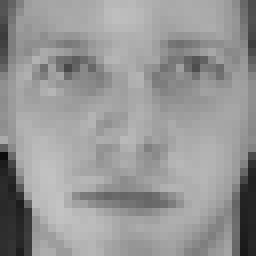
#> input picture ORL3232/1/1.bmp, 32 x 32 px (shown 8 times larger); its folder holds 3 pictures in this run
$ jupyter execute --allow-errors bonus2.ipynb   (shell and % lines are left out)
#> lines starting #> are read from the running program, lines starting #| are printed output that depends on the picture
### ml/ModelComponents.py
import numpy as np
import copy


class Linear:
    # [4 lines left out: function __init__, not called in this run]

    def forward(self, X):
        self.last_X = copy.deepcopy(X)
        return np.dot(X, self.weight) + self.bias

    # [7 lines left out: function backward, not called in this run]


class Sigmoid:
    def __init__(self):
        self.last_X = None
        self.next_X = None

    # [4 lines left out: function forward, not called in this run]

    def backward(self, gradient, learning_rate):
        return gradient * self.next_X * (1 - self.next_X)


class Relu:
    def __init__(self):
        self.last_X = None

    def forward(self, X):
        self.last_X = X
        return np.maximum(0, X)

    def backward(self, gradient, learning_rate):
        gradient[self.last_X < 0] = 0
        return gradient


class Softmax:
    def __init__(self):
        self.last_X = None

    # [5 lines left out: function forward, not called in this run]

    def backward(self, gradient, learning_rate):
        return gradient * self.last_X


class Model:
    def __init__(self, layers):
        self.layers = layers

    # [9 lines left out: functions forward, backward, not called in this run]

### bonus2.ipynb
[cell 1]
from ml.ModelComponents import *
from utils.metrics import accuracy, cross_entropy
from utils.loss import cross_entropy_loss

[cell 2]
import cv2
import numpy as np
import pandas as pd
from pathlib import Path
from tqdm import trange

[cell 3]
np.random.seed(72)

[cell 4]
def read_image(path="ORL3232", category=40):
#> called with path = 'ORL3232', category = 40
    def one_hot(x):
        z = np.zeros(category)
        z[x - 1] = 1
        return z

    bmps = Path(path).rglob("*.bmp")
    data = {"labels": [], "ids": [], "images": []}

    for bmp in bmps:
        if not bmp.parent.stem.isdigit():
            continue
        data["labels"].append(int(bmp.parent.stem))
        data["ids"].append(int(bmp.stem))
        data["images"].append(cv2.imread(str(bmp))[:, :, 0].squeeze().flatten())

    dataframe = pd.DataFrame(data).sample(frac=1)
#> dataframe = table of 4 rows and 3 columns
    dataframe['labels_onehot'] = dataframe['labels'].apply(lambda x: one_hot(x))

    train = dataframe[dataframe['ids'] % 2 == 1]
#> train = table of 2 rows and 4 columns
    test = dataframe[dataframe['ids'] % 2 == 0]
#> test = table of 2 rows and 4 columns

    images = np.stack(train['images'].tolist() + test['images'].tolist())
    labels = np.stack(train['labels'].tolist() + test['labels'].tolist())
#> labels = [10, 1, 1, 1]
    labels_onehot = np.stack(train['labels_onehot'].tolist() + test['labels_onehot'].tolist())

    return images, labels, labels_onehot

[cell 5]
def pca(data, n_components):
    mean = np.mean(data, axis=0)
    std = np.std(data, axis=0)
    data_normalized = (data - mean) / std
    cov_matrix = np.cov(data_normalized, rowvar=False)
    eigenvalues, eigenvectors = np.linalg.eigh(cov_matrix)
    sorted_index = np.argsort(eigenvalues)[::-1]
    sorted_eigenvectors = eigenvectors[:, sorted_index]
    feature_vectors = sorted_eigenvectors[:, :n_components]
    pca_data = np.dot(data_normalized, feature_vectors)
    return pca_data


def lda(X, y, num_components=2):
    class_labels = np.unique(y)
    mean_overall = np.mean(X, axis=0)
    S_W = np.zeros((X.shape[1], X.shape[1]))
    S_B = np.zeros((X.shape[1], X.shape[1]))
    for c in class_labels:
        X_c = X[y == c]
        mean_c = np.mean(X_c, axis=0)
        S_W += np.dot((X_c - mean_c).T, (X_c - mean_c))
        n_c = X_c.shape[0]
        mean_diff = (mean_c - mean_overall).reshape(-1, 1)
        S_B += n_c * np.dot(mean_diff, mean_diff.T)
    A = np.dot(np.linalg.inv(S_W), S_B)
    eigenvalues, eigenvectors = np.linalg.eig(A)
    eigenvectors = eigenvectors[:, np.argsort(eigenvalues)[::-1]]
    W = eigenvectors[:, :num_components]
    return np.real(W)


def euclidean_similarity(A, B):
    A = A[:, np.newaxis, :]
    B = B[np.newaxis, :, :]
    distances = np.sqrt(np.sum((A - B) ** 2, axis=2))
    similarity = 1 / (1 + distances)
    return similarity

[cell 6]
def normalize(data):
    data = data / 255
    return data


def min_max_normalize(data):
    data = (data - np.min(data)) / (np.max(data) - np.min(data))
    return data

[cell 7]
EPOCH = 6000
LEARNING_RATE = 0.1
n_components = 64
softmax = Softmax()

[cell 8]
images, labels, labels_onehot = read_image()
#> labels = [10, 1, 1, 1]
images = normalize(images)
# images = pca(images, n_components)
images = min_max_normalize(images)
#> (the rest of this cell did not finish here and is left out)

#> in lda, `class_labels = np.unique(y)`: class_labels = [1, 10]
#> in lda, `mean_overall = np.mean(X, axis=0)`: mean_overall = 1024 values, max 0.92 at index 46, min 0.124 at index 1022, mean 0.664
#> the loop in lda, `for c in class_labels:` made 2 passes
#> n_c on pass 1: 3
#> (c, n_c) on pass 2: (10, 1)
#> pass 1, in lda, `S_W += np.dot((X_c - mean_c).T, (X_c - mean_c))`:
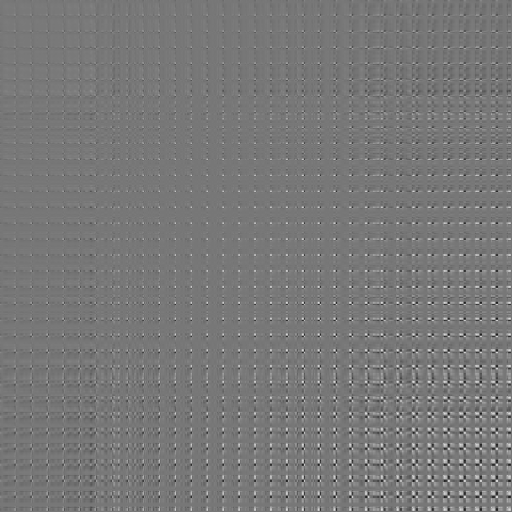
#> S_W: shape (1024, 1024) float64 (shown at 1/2 size); min -0.292, max 0.33, mean 0.00226; drawn with min black and max white
#> pass 1, in lda, `S_B += n_c * np.dot(mean_diff, mean_diff.T)`:
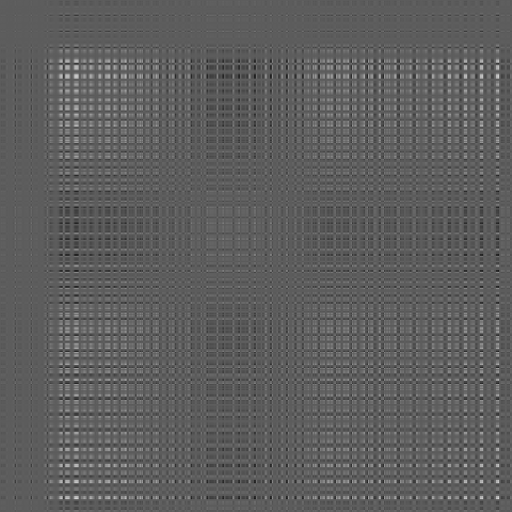
#> S_B: shape (1024, 1024) float64 (shown at 1/2 size); min -0.0489, max 0.0854, mean 0.000882; drawn with min black and max white
images = np.dot(images, convert_matrix)
train_images, test_images = images[:200, :], images[200:, :]
train_labels_onehot, test_labels_onehot = labels_onehot[:200, :], labels_onehot[200:, :]
train_labels, test_labels = labels[:200], labels[200:]

#> (a cell that did not finish here is left out)

[cell 10]
images

[cell 11]
labels
#> Out = [10, 1, 1, 1]

[cell 12]
data_visualization = pd.DataFrame(images)
#> data_visualization = table of 4 rows and 1024 columns
data_visualization['labels'] = labels
data_visualization
#> Out = table of 4 rows and 1025 columns

[cell 13]
import plotly.express as px
import plotly.graph_objects as go

[cell 14]
fig = px.scatter_3d(
    data_visualization,
    x=0, y=1, z=2, color='labels'
)
fig.show()

[cell 15]
fack_data = pd.DataFrame({
    0: np.random.randn(100) * 2,
    1: np.random.randn(100) / 2,
    2: np.random.randn(100) / 2,
})

fack_data['labels'] = fack_data[1] > 0

fig = px.scatter_3d(
    fack_data,
    x=0, y=1, z=2, color='labels'
)
fig.show()

[cell 16]
data = pca(fack_data[[0, 1, 2]], 2)
data = pd.DataFrame(data)
data['labels'] = fack_data['labels']
fig = px.scatter(
    data,
    x=0, y=1, color='labels'
)
fig.show()

[cell 17]
m = lda(fack_data[[0,1,2]].values, fack_data['labels'], 2)
